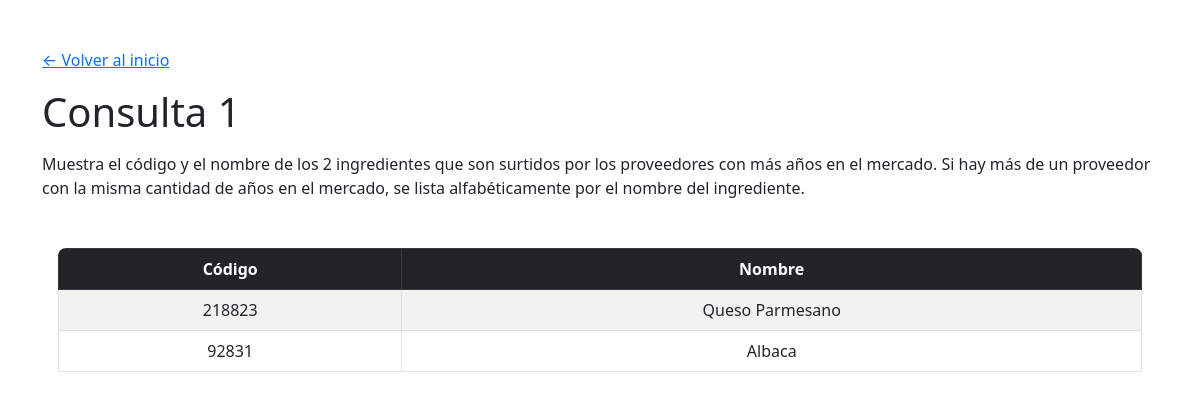
The page /consultas/consulta1.php on the database its author committed.
### tables this page shows
CREATE TABLE ingrediente
(
codigo VARCHAR(10) PRIMARY KEY,
nombre VARCHAR(20) NOT NULL,
precio_libra DECIMAL(10,2),
insumo_de VARCHAR(10) DEFAULT NULL,
categoria INT CHECK (categoria IN (1, 2, 3, 4, 5)),
nit_proveedor VARCHAR(20),
FOREIGN KEY(nit_proveedor) REFERENCES proveedor(nit) ON DELETE CASCADE
);

### consultas/consulta1.php (the view, shortened to what this page needs)
<?php
include "../includes/header.php";
?>
<h1 class="mt-3">Consulta 1</h1>
<p class="mt-3">
    Muestra el código y el nombre de los 2 ingredientes que son surtidos por los proveedores
    con más años en el mercado. Si hay más de un proveedor con la misma cantidad de años en el mercado,
    se lista alfabéticamente por el nombre del ingrediente.
</p>
<?php
require('../config/conexion.php');
$query = "SELECT ingrediente.codigo, ingrediente.nombre FROM ingrediente JOIN proveedor ON ingrediente.nit_proveedor = proveedor.nit ORDER BY proveedor.anios_en_mercado DESC, ingrediente.nombre ASC LIMIT 2";
$resultadoC1 = mysqli_query($conn, $query) or die(mysqli_error($conn));
?>
<?php
if($resultadoC1 and $resultadoC1->num_rows > 0):
?>
<div class="tabla mt-5 mx-3 rounded-3 overflow-hidden">
    <table class="table table-striped table-bordered">
        <thead class="table-dark">
            <tr>
                <th scope="col" class="text-center">Código</th>
                <th scope="col" class="text-center">Nombre</th>
            </tr>
        </thead>
        <tbody>
            <?php
            foreach ($resultadoC1 as $fila):
            ?>
            <tr>
                <td class="text-center"><?= $fila["codigo"]; ?></td>
                <td class="text-center"><?= $fila["nombre"]; ?></td>
            </tr>
            <?php
            endforeach;
            ?>
        </tbody>
    </table>
</div>
<?php
else:
?>
<div class="alert alert-danger text-center mt-5">
    No se encontraron resultados para esta consulta
</div>
<?php
endif;
include "../includes/footer.php";
?>

### rows shown on the page
ingrediente: codigo "218823", nombre "Queso Parmesano"
ingrediente: codigo "92831", nombre "Albaca"
